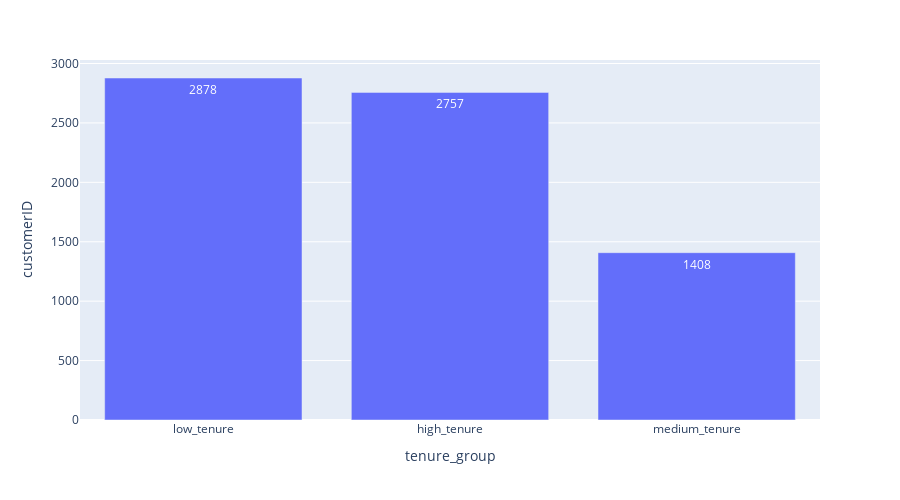

Here is the notebook cell this chart was saved with:
### Markdown cell above
## Bagaimana jumlah customer dilihat dari tenure group?

Tenure group:
- low_tenure: User dengan tenure < 21 bulan
- medium_tenure: User dengan tenure 21 - 40 bulan
- high_tenure: User dengan tenure > 40 bulan

Hint:
- Memotong data integer menjadi group categorical dapat menggunakan beberapa macam cara, contohnya dengan numpy.where atau pandas.cut
- Mirip dengan plot pertama, namun ini menghitung jumlah unique users

### Code cell
# Definisi tepian (bins) dan label
batas  = [0, 21, 41, np.inf]      # [0,20)  [21,40)  [41,∞)
label  = ["low_tenure", "medium_tenure", "high_tenure"]

df["tenure_group"] = pd.cut(
   df["tenure"],
    bins=batas,
    labels=label,
    right=False,          
    include_lowest=True  
)

#cek hasil kategori
#df_g= df.groupby('tenure_group',observed=False)['tenure'].agg(["count", "min", "max"]).sort_index()

df_tg = (
    df.groupby('tenure_group', observed=False)   
      ['customerID'].nunique() 
      .reset_index()           
      .sort_values('customerID', ascending=False)
)

fig = px.bar(df_tg,x="tenure_group", y="customerID", text_auto=True,height=500,width=900)
fig.show()

### Figure 1 — Plotly figure (JSON) as saved in the notebook; plotly's stock layout.template omitted (floating-point values rounded to 4 significant figures)
{"data": [{"hovertemplate": "tenure_group=%{x}<br>customerID=%{y}<extra></extra>", "legendgroup": "", "marker": {"color": "#636efa", "pattern": {"shape": ""}}, "name": "", "orientation": "v", "showlegend": false, "textposition": "auto", "texttemplate": "%{y}", "type": "bar", "x": ["low_tenure", "high_tenure", "medium_tenure"], "xaxis": "x", "y": [2878, 2757, 1408], "yaxis": "y"}], "layout": {"barmode": "relative", "height": 500, "legend": {"tracegroupgap": 0}, "margin": {"t": 60}, "width": 900, "xaxis": {"anchor": "y", "domain": [0, 1], "title": {"text": "tenure_group"}}, "yaxis": {"anchor": "x", "domain": [0, 1], "title": {"text": "customerID"}}}}
